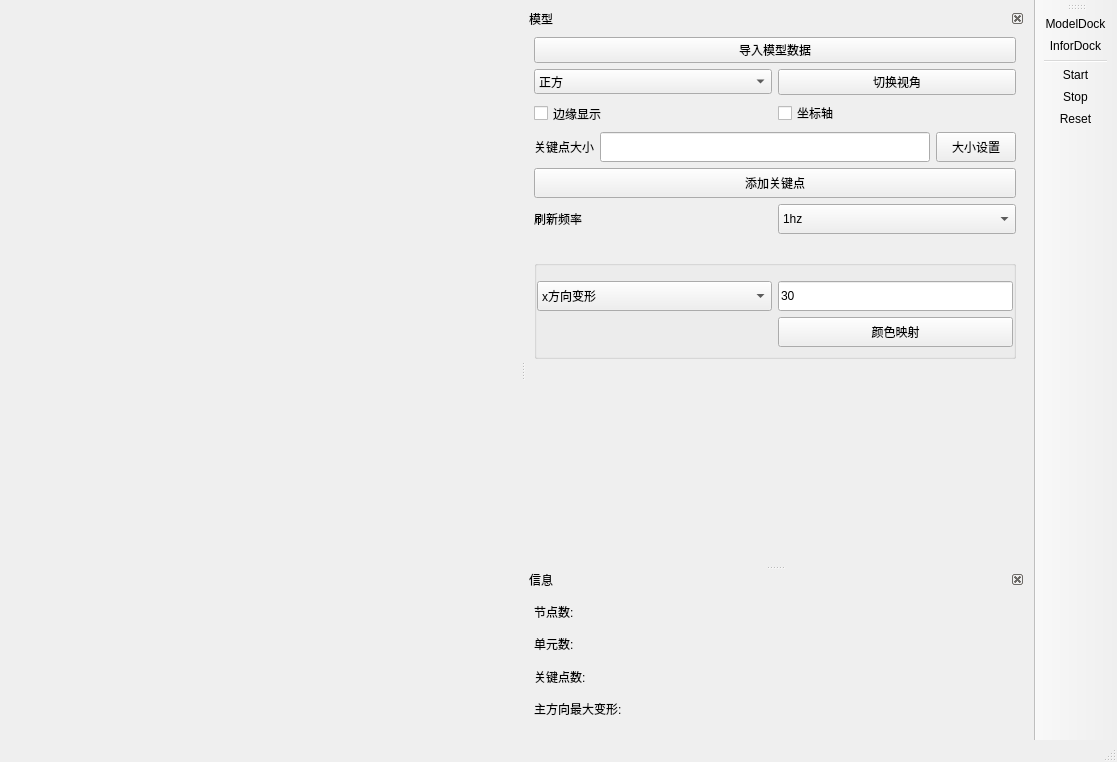
<?xml version="1.0" encoding="UTF-8"?>
<ui version="4.0">
 <class>disp3dMainWindow</class>
 <widget class="QMainWindow" name="disp3dMainWindow">
  <property name="geometry">
   <rect>
    <x>0</x>
    <y>0</y>
    <width>1117</width>
    <height>762</height>
   </rect>
  </property>
  <property name="windowTitle">
   <string>MainWindow</string>
  </property>
  <widget class="QWidget" name="centralwidget">
   <layout class="QGridLayout" name="gridLayout">
    <item row="0" column="0">
     <widget class="QSplitter" name="splitter_2">
      <property name="orientation">
       <enum>Qt::Horizontal</enum>
      </property>
      <widget class="QVTKWidget" name="qvtkWidget" native="true">
       <property name="palette">
        <palette>
         <active>
          <colorrole role="Base">
           <brush brushstyle="SolidPattern">
            <color alpha="255">
             <red>255</red>
             <green>255</green>
             <blue>255</blue>
            </color>
           </brush>
          </colorrole>
          <colorrole role="Window">
           <brush brushstyle="SolidPattern">
            <color alpha="255">
             <red>62</red>
             <green>68</green>
             <blue>83</blue>
            </color>
           </brush>
          </colorrole>
         </active>
         <inactive>
          <colorrole role="Base">
           <brush brushstyle="SolidPattern">
            <color alpha="255">
             <red>255</red>
             <green>255</green>
             <blue>255</blue>
            </color>
           </brush>
          </colorrole>
          <colorrole role="Window">
           <brush brushstyle="SolidPattern">
            <color alpha="255">
             <red>62</red>
             <green>68</green>
             <blue>83</blue>
            </color>
           </brush>
          </colorrole>
         </inactive>
         <disabled>
          <colorrole role="Base">
           <brush brushstyle="SolidPattern">
            <color alpha="255">
             <red>62</red>
             <green>68</green>
             <blue>83</blue>
            </color>
           </brush>
          </colorrole>
          <colorrole role="Window">
           <brush brushstyle="SolidPattern">
            <color alpha="255">
             <red>62</red>
             <green>68</green>
             <blue>83</blue>
            </color>
           </brush>
          </colorrole>
         </disabled>
        </palette>
       </property>
      </widget>
      <widget class="QSplitter" name="splitter">
       <property name="orientation">
        <enum>Qt::Vertical</enum>
       </property>
       <widget class="QDockWidget" name="dockWidgetModel">
        <property name="maximumSize">
         <size>
          <width>500</width>
          <height>524287</height>
         </size>
        </property>
        <property name="floating">
         <bool>false</bool>
        </property>
        <property name="features">
         <set>QDockWidget::DockWidgetClosable|QDockWidget::DockWidgetMovable</set>
        </property>
        <property name="windowTitle">
         <string>模型</string>
        </property>
        <widget class="QWidget" name="dockWidgetContents">
         <layout class="QVBoxLayout" name="verticalLayout_3">
          <item>
           <layout class="QVBoxLayout" name="verticalLayout_2">
            <item>
             <widget class="QPushButton" name="btnLoadModel">
              <property name="minimumSize">
               <size>
                <width>0</width>
                <height>25</height>
               </size>
              </property>
              <property name="text">
               <string>导入模型数据</string>
              </property>
             </widget>
            </item>
            <item>
             <layout class="QHBoxLayout" name="horizontalLayout">
              <item>
               <widget class="QComboBox" name="comboBoxView">
                <property name="minimumSize">
                 <size>
                  <width>0</width>
                  <height>25</height>
                 </size>
                </property>
                <item>
                 <property name="text">
                  <string>正方</string>
                 </property>
                </item>
                <item>
                 <property name="text">
                  <string>左侧</string>
                 </property>
                </item>
                <item>
                 <property name="text">
                  <string>后方</string>
                 </property>
                </item>
                <item>
                 <property name="text">
                  <string>右侧</string>
                 </property>
                </item>
                <item>
                 <property name="text">
                  <string>下方</string>
                 </property>
                </item>
                <item>
                 <property name="text">
                  <string>上方</string>
                 </property>
                </item>
                <item>
                 <property name="text">
                  <string>正上</string>
                 </property>
                </item>
               </widget>
              </item>
              <item>
               <widget class="QPushButton" name="btnChangeView">
                <property name="minimumSize">
                 <size>
                  <width>0</width>
                  <height>25</height>
                 </size>
                </property>
                <property name="text">
                 <string>切换视角</string>
                </property>
               </widget>
              </item>
             </layout>
            </item>
            <item>
             <layout class="QHBoxLayout" name="horizontalLayout_2">
              <item>
               <widget class="QCheckBox" name="checkBoxEdge">
                <property name="minimumSize">
                 <size>
                  <width>0</width>
                  <height>25</height>
                 </size>
                </property>
                <property name="text">
                 <string>边缘显示</string>
                </property>
               </widget>
              </item>
              <item>
               <widget class="QCheckBox" name="checkBoxAxis">
                <property name="text">
                 <string>坐标轴</string>
                </property>
               </widget>
              </item>
             </layout>
            </item>
            <item>
             <layout class="QVBoxLayout" name="verticalLayout">
              <item>
               <layout class="QHBoxLayout" name="horizontalLayout_3">
                <item>
                 <widget class="QLabel" name="label_4">
                  <property name="text">
                   <string>关键点大小</string>
                  </property>
                 </widget>
                </item>
                <item>
                 <widget class="QLineEdit" name="editSphereSize">
                  <property name="minimumSize">
                   <size>
                    <width>0</width>
                    <height>30</height>
                   </size>
                  </property>
                 </widget>
                </item>
                <item>
                 <widget class="QPushButton" name="btkSetSize">
                  <property name="minimumSize">
                   <size>
                    <width>0</width>
                    <height>30</height>
                   </size>
                  </property>
                  <property name="text">
                   <string>大小设置</string>
                  </property>
                 </widget>
                </item>
               </layout>
              </item>
              <item>
               <widget class="QPushButton" name="btnAddPoint">
                <property name="minimumSize">
                 <size>
                  <width>0</width>
                  <height>30</height>
                 </size>
                </property>
                <property name="text">
                 <string>添加关键点</string>
                </property>
               </widget>
              </item>
              <item>
               <layout class="QHBoxLayout" name="horizontalLayout_4">
                <item>
                 <widget class="QLabel" name="label_5">
                  <property name="text">
                   <string>刷新频率</string>
                  </property>
                 </widget>
                </item>
                <item>
                 <widget class="QComboBox" name="comboBoxHz">
                  <property name="minimumSize">
                   <size>
                    <width>0</width>
                    <height>30</height>
                   </size>
                  </property>
                  <item>
                   <property name="text">
                    <string>1hz</string>
                   </property>
                  </item>
                  <item>
                   <property name="text">
                    <string>10hz</string>
                   </property>
                  </item>
                  <item>
                   <property name="text">
                    <string>20hz</string>
                   </property>
                  </item>
                  <item>
                   <property name="text">
                    <string>50hz</string>
                   </property>
                  </item>
                  <item>
                   <property name="text">
                    <string>100hz</string>
                   </property>
                  </item>
                 </widget>
                </item>
               </layout>
              </item>
             </layout>
            </item>
            <item>
             <spacer name="verticalSpacer_2">
              <property name="orientation">
               <enum>Qt::Vertical</enum>
              </property>
              <property name="sizeHint" stdset="0">
               <size>
                <width>20</width>
                <height>20</height>
               </size>
              </property>
             </spacer>
            </item>
            <item>
             <widget class="QGroupBox" name="groupBox">
              <property name="title">
               <string/>
              </property>
              <layout class="QGridLayout" name="gridLayout_3" rowstretch="5,5" columnstretch="5,5">
               <property name="leftMargin">
                <number>0</number>
               </property>
               <property name="topMargin">
                <number>15</number>
               </property>
               <property name="rightMargin">
                <number>0</number>
               </property>
               <item row="0" column="1">
                <widget class="QLineEdit" name="editMaxRange">
                 <property name="minimumSize">
                  <size>
                   <width>0</width>
                   <height>30</height>
                  </size>
                 </property>
                 <property name="text">
                  <string>30</string>
                 </property>
                </widget>
               </item>
               <item row="0" column="0">
                <widget class="QComboBox" name="comboBoxDisp">
                 <property name="minimumSize">
                  <size>
                   <width>0</width>
                   <height>30</height>
                  </size>
                 </property>
                 <item>
                  <property name="text">
                   <string>x方向变形</string>
                  </property>
                 </item>
                 <item>
                  <property name="text">
                   <string>y方向变形</string>
                  </property>
                 </item>
                 <item>
                  <property name="text">
                   <string>z方向变形</string>
                  </property>
                 </item>
                </widget>
               </item>
               <item row="1" column="1">
                <widget class="QPushButton" name="btkDispAnalysis">
                 <property name="minimumSize">
                  <size>
                   <width>0</width>
                   <height>30</height>
                  </size>
                 </property>
                 <property name="text">
                  <string>颜色映射</string>
                 </property>
                </widget>
               </item>
              </layout>
             </widget>
            </item>
           </layout>
          </item>
          <item>
           <spacer name="verticalSpacer">
            <property name="orientation">
             <enum>Qt::Vertical</enum>
            </property>
            <property name="sizeHint" stdset="0">
             <size>
              <width>20</width>
              <height>82</height>
             </size>
            </property>
           </spacer>
          </item>
         </layout>
        </widget>
       </widget>
       <widget class="QDockWidget" name="dockWidgetInfor">
        <property name="maximumSize">
         <size>
          <width>500</width>
          <height>524287</height>
         </size>
        </property>
        <property name="floating">
         <bool>false</bool>
        </property>
        <property name="features">
         <set>QDockWidget::DockWidgetClosable|QDockWidget::DockWidgetMovable</set>
        </property>
        <property name="windowTitle">
         <string>信息</string>
        </property>
        <widget class="QWidget" name="dockWidgetContents_2">
         <layout class="QVBoxLayout" name="verticalLayout_4">
          <item>
           <widget class="QLabel" name="label_point">
            <property name="text">
             <string>节点数:</string>
            </property>
           </widget>
          </item>
          <item>
           <widget class="QLabel" name="label_element">
            <property name="text">
             <string>单元数:</string>
            </property>
           </widget>
          </item>
          <item>
           <widget class="QLabel" name="label_flagpoint">
            <property name="text">
             <string>关键点数:</string>
            </property>
           </widget>
          </item>
          <item>
           <widget class="QLabel" name="label_dispy">
            <property name="text">
             <string>主方向最大变形:</string>
            </property>
           </widget>
          </item>
         </layout>
        </widget>
       </widget>
      </widget>
     </widget>
    </item>
   </layout>
  </widget>
  <widget class="QMenuBar" name="menubar">
   <property name="geometry">
    <rect>
     <x>0</x>
     <y>0</y>
     <width>1117</width>
     <height>23</height>
    </rect>
   </property>
  </widget>
  <widget class="QToolBar" name="toolBar">
   <property name="windowTitle">
    <string>toolBar</string>
   </property>
   <property name="styleSheet">
    <string notr="true"/>
   </property>
   <attribute name="toolBarArea">
    <enum>RightToolBarArea</enum>
   </attribute>
   <attribute name="toolBarBreak">
    <bool>false</bool>
   </attribute>
   <addaction name="actionModelDock"/>
   <addaction name="actionInforDock"/>
   <addaction name="separator"/>
   <addaction name="actionStart"/>
   <addaction name="actionStop"/>
   <addaction name="actionReset"/>
  </widget>
  <widget class="QStatusBar" name="statusBar"/>
  <action name="actionModelDock">
   <property name="checkable">
    <bool>false</bool>
   </property>
   <property name="checked">
    <bool>false</bool>
   </property>
   <property name="enabled">
    <bool>true</bool>
   </property>
   <property name="icon">
    <iconset resource="../images.qrc">
     <normaloff>:/resource/resource_disp3d/icon101.png</normaloff>:/resource/resource_disp3d/icon101.png</iconset>
   </property>
   <property name="text">
    <string>ModelDock</string>
   </property>
   <property name="toolTip">
    <string>ModelDock</string>
   </property>
  </action>
  <action name="actionInforDock">
   <property name="checkable">
    <bool>false</bool>
   </property>
   <property name="checked">
    <bool>false</bool>
   </property>
   <property name="enabled">
    <bool>true</bool>
   </property>
   <property name="icon">
    <iconset resource="../images.qrc">
     <normaloff>:/resource/resource_disp3d/information_48px.png</normaloff>:/resource/resource_disp3d/information_48px.png</iconset>
   </property>
   <property name="text">
    <string>InforDock</string>
   </property>
   <property name="autoRepeat">
    <bool>false</bool>
   </property>
  </action>
  <action name="actionStart">
   <property name="icon">
    <iconset resource="../images.qrc">
     <normaloff>:/resource/resource_disp3d/icon15.png</normaloff>:/resource/resource_disp3d/icon15.png</iconset>
   </property>
   <property name="text">
    <string>Start</string>
   </property>
   <property name="toolTip">
    <string>Start</string>
   </property>
  </action>
  <action name="actionStop">
   <property name="icon">
    <iconset resource="../images.qrc">
     <normaloff>:/resource/resource_disp3d/icon13.png</normaloff>:/resource/resource_disp3d/icon13.png</iconset>
   </property>
   <property name="text">
    <string>Stop</string>
   </property>
   <property name="toolTip">
    <string>Stop</string>
   </property>
  </action>
  <action name="actionReset">
   <property name="icon">
    <iconset resource="../images.qrc">
     <normaloff>:/resource/resource_disp3d/icon103.png</normaloff>:/resource/resource_disp3d/icon103.png</iconset>
   </property>
   <property name="text">
    <string>Reset</string>
   </property>
  </action>
 </widget>
 <customwidgets>
  <customwidget>
   <class>QVTKWidget</class>
   <extends>QWidget</extends>
   <header>QVTKWidget.h</header>
  </customwidget>
 </customwidgets>
 <resources>
  <include location="../images.qrc"/>
 </resources>
 <connections/>
</ui>
